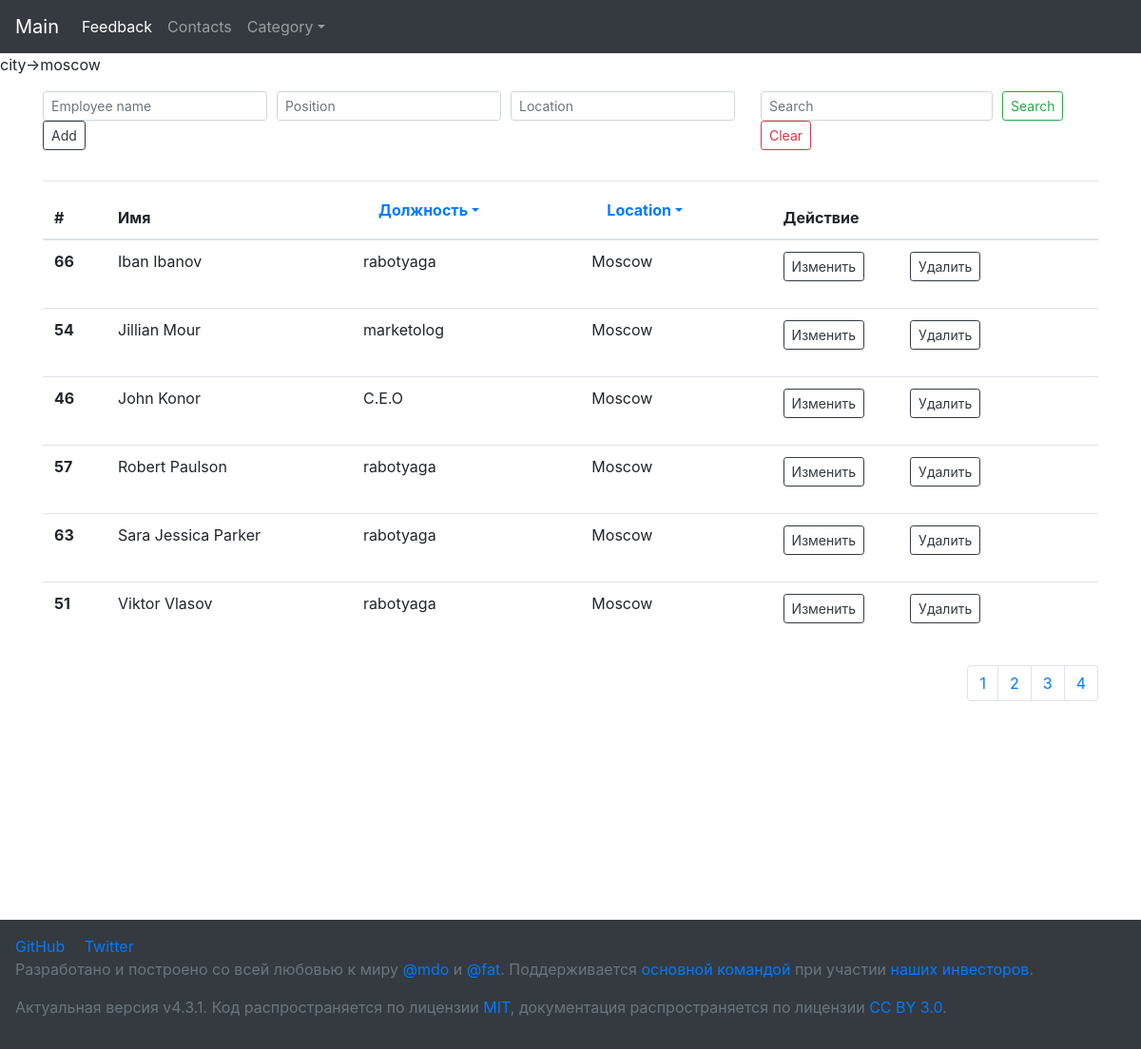
/templates/request.php/?city=moscow, run on the app's committed database.
### tables this page shows
CREATE TABLE `planets` (
  `id` tinyint(1) UNSIGNED NOT NULL,
  `name` varchar(50) NOT NULL,
  `position` varchar(50) NOT NULL,
  `location` varchar(50) NOT NULL
);

### templates/request.php (the view, shortened to what this page needs)
<?php require "../config_db.php" ?>
<?php require "header.php" ?>
<?php
$keyword = $_GET['search'];
$city = $_GET['city'];
$position = $_GET['position'];
foreach($_GET as $key=>$value){
    echo $key ."->". $value ;
}
$html     = NULL;
$limit    = 5;
$start    = isset($_GET['start'])   ? intval($_GET['start'])   : 0;
if ($city) {
    $stmt = $pdo->prepare("SELECT * FROM planets WHERE  location = ?  ORDER BY name");
    $stmt->bindParam(1, $city, PDO::PARAM_STR, 12);
    $stmt->execute();
    $array = $stmt->fetchAll(PDO::FETCH_ASSOC);
} else if ($position) {
    $stmt = $pdo->prepare("SELECT * FROM planets WHERE  position = ?  ORDER BY name");
    $stmt->bindParam(1, $position, PDO::PARAM_STR, 12);
    $stmt->execute();
    $array = $stmt->fetchAll(PDO::FETCH_ASSOC);
} else if ($keyword) {
    $stmt = $pdo->prepare("SELECT * FROM planets WHERE  name LIKE LOWER('%" . $keyword . "%')
                       OR position LIKE LOWER('%" . $keyword  . "%') OR location LIKE LOWER('%" . $keyword  . "%') ORDER BY name");
    $stmt->execute();
    $array = $stmt->fetchAll(PDO::FETCH_ASSOC);
} else {
    $sth = $pdo->prepare("SELECT * FROM `planets` LIMIT $start,$limit ");
    $sth->execute();
    $array = $sth->fetchAll(PDO::FETCH_ASSOC);
    $allItems = $sth->fetch(PDO::FETCH_OBJ)->count;
    var_dump($sth);
}
?>
<div class="container my-3">
    <div class="row">
        <div class="col-8">
            <form action="add.php" method="POST">
                <div class="align-items-center form-row">
                    <div class="col-auto">
                        <input id="name" name="name" type="text" class="form-control form-control-sm" placeholder="Employee name">
                    </div>
                    <div class="col-auto">
                        <input id="position" name="position" type="text" class="form-control form-control-sm" placeholder="Position">
                    </div>
                    <div class="col-auto">
                        <input id="location" name="location" type="text" class="form-control form-control-sm" placeholder="Location">
                    </div>
                    <div class="col-auto">
                        <button name="submit" type="submit" class="btn btn-outline-dark btn-sm">Add</button>
                    </div>
                </div>
            </form>
        </div>
        <div class="col-4">
            <form action="request.php" class="align-items-center form-row">
                <div class="align-items-center form-row">
                    <div class="col-auto">
                        <input class="form-control mr-sm-2 form-control-sm" type="text" maxlength="15" id="search" name="search" required placeholder="Search" value="<?php if (isset($_GET['search'])) echo $_GET['search']; ?>">
                    </div>
                    <div class="col-auto">
                        <button class="btn btn-outline-success btn-sm my-2 my-sm-0" type="submit">Search</button>
                    </div>
                    <div class="col-auto">
                        <button class="btn btn-outline-danger btn-sm my-2 my-sm-0" type="reset" onclick="location.href = '/templates/request.php'">Clear</button>
                    </div>
                </div>
            </form>
        </div>
    </div>
    <table class="my-table table table-hover table-gray my-3">
        <thead>
            <tr>
                <th scope="col">#</th>
                <th scope="col">Имя</th>
                <th scope="col">
                    <a class="nav-link dropdown-toggle" data-toggle="dropdown" href="#" role="button" aria-haspopup="true" aria-expanded="false">Должность</a>
                </th>
                <th scope="col">
                    <a class="nav-link dropdown-toggle" data-toggle="dropdown" href="#" role="button" aria-haspopup="true" aria-expanded="false">Location</a>
                </th>
                <th scope="col">Действие</th>
            </tr>
        </thead>
        <tbody>
            <?php foreach ($array as $row) { ?>
                <tr>
                    <th scope="row"> <?php echo $row['id'] . "\n"; ?> </th>
                    <td> <?php echo $row['name'] . "\n"; ?> </td>
                    <td> <?php echo $row['position'] . "\n", "<br>"; ?> </td>
                    <td> <?php echo $row['location'] . "\n", "<br>"; ?> </td>
                    <td>
                        <div class="form-small">
                            <form action="update.php" method="GET">
                                <button name="submit" type="submit" class="mr-5 btn btn-outline-dark btn-sm">Изменить</button></a>
                            </form>
                            <form action="delete.php?id=<?php echo $row['id'] ?>" method="POST">
                                <button name="submit" type="submit" class="btn btn-outline-dark btn-sm">Удалить</button></a>
                            </form>
                        </div>
                    </td>
                </tr>
            <?php } ?>
        </tbody>
    </table>
    <?php
    $sth = $pdo->prepare("SELECT COUNT(*) as count FROM planets");
    $sth->execute();
    $allItems = $sth->fetch(PDO::FETCH_OBJ)->count;
    $pageCount = ceil( $allItems / $limit);
    for( $i = 0; $i < $pageCount; $i++ ) {
        $html .= '<li class="page-item"><a class="page-link" href="/templates/request.php?'  . '&start=' . ($i * $limit)  . '">' . ($i + 1)  . '</a></li>';
    }
    echo '<ul class="pagination justify-content-end">' . $html . '</ul>';
    ?>
</div>
<?php require "footer.php" ?>

### style.css (style rules this page uses)
body { padding-top: 56px; padding-bottom: 350px; }
.form-small { display: flex; }
.my-table th, td { vertical-align: center !important; }

### data on the page
planets: id "66", name "Iban Ibanov", position "rabotyaga", location "Moscow"
planets: id "54", name "Jillian Mour", position "marketolog", location "Moscow"
planets: id "46", name "John Konor", position "C.E.O", location "Moscow"
planets: id "57", name "Robert Paulson", position "rabotyaga", location "Moscow"
planets: id "63", name "Sara Jessica Parker", position "rabotyaga", location "Moscow"
planets: id "51", name "Viktor Vlasov", position "rabotyaga", location "Moscow"

### other printed values
$key "city"
$value "moscow"
